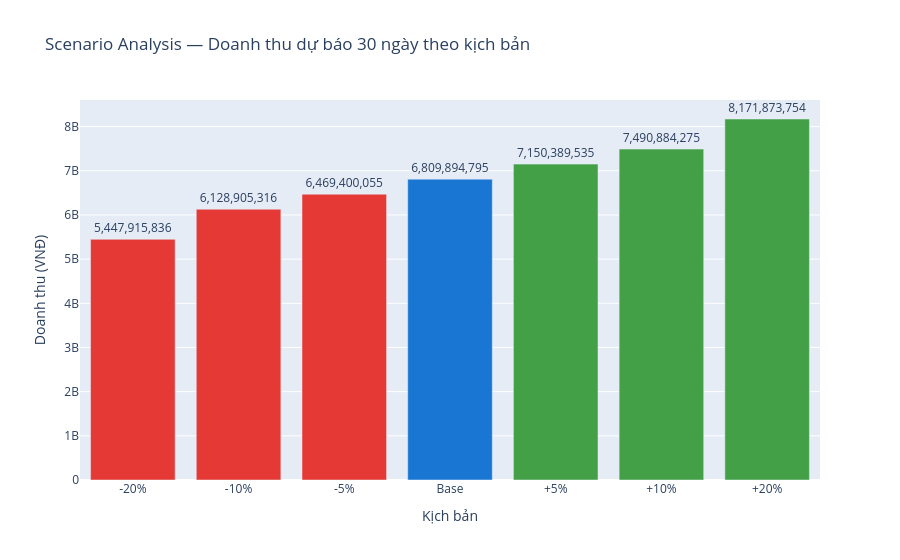

The notebook cell this image was saved under:
### Code cell
# Bar chart kịch bản toàn viện
colors = [
    "#e53935" if s["change_percent"] < 0
    else "#1976d2" if s["change_percent"] == 0
    else "#43a047"
    for s in scenarios
]

fig = go.Figure(go.Bar(
    x=[s["label"] for s in scenarios],
    y=[s["monthly_total"] for s in scenarios],
    marker_color=colors,
    text=[f"{s['monthly_total']:,.0f}" for s in scenarios],
    textposition="outside",
))
fig.update_layout(
    title="Scenario Analysis — Doanh thu dự báo 30 ngày theo kịch bản",
    yaxis_title="Doanh thu (VNĐ)",
    xaxis_title="Kịch bản",
    uniformtext_minsize=9,
)
fig.show()

### Figure 1 — Plotly figure (JSON) as saved in the notebook; plotly's stock layout.template omitted (floating-point values rounded to 4 significant figures)
{"data": [{"marker": {"color": ["#e53935", "#e53935", "#e53935", "#1976d2", "#43a047", "#43a047", "#43a047"]}, "text": ["5,447,915,836", "6,128,905,316", "6,469,400,055", "6,809,894,795", "7,150,389,535", "7,490,884,275", "8,171,873,754"], "textposition": "outside", "type": "bar", "x": ["-20%", "-10%", "-5%", "Base", "+5%", "+10%", "+20%"], "y": [5447915836, 6128905316, 6469400055, 6809894795, 7150389535, 7490884275, 8171873754]}], "layout": {"title": {"text": "Scenario Analysis — Doanh thu dự báo 30 ngày theo kịch bản"}, "uniformtext": {"minsize": 9}, "xaxis": {"title": {"text": "Kịch bản"}}, "yaxis": {"title": {"text": "Doanh thu (VNĐ)"}}}}
